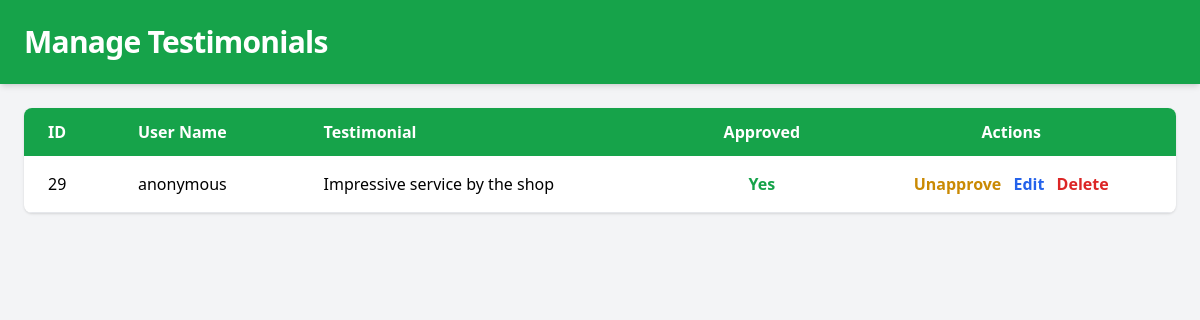
Screenshot of /admin/testimonials.php (signed in) with the database file from the repository.
### tables this page shows
CREATE TABLE `testimonials` (
  `id` int(11) NOT NULL,
  `user_name` varchar(100) NOT NULL,
  `testimonial` text NOT NULL,
  `approved` tinyint(1) DEFAULT 0,
  `created_at` timestamp NOT NULL DEFAULT current_timestamp()
);

### admin/testimonials.php (the view, shortened to what this page needs)
<?php
include '../db.php';
$stmt = $pdo->query("SELECT * FROM testimonials ORDER BY created_at DESC");
$testimonials = $stmt->fetchAll(PDO::FETCH_ASSOC);
?>
<!DOCTYPE html>
<html lang="en">
<head>
<script src="https://cdn.tailwindcss.com"></script>
</head>
 <header class="bg-green-600 text-white p-6 shadow-md sticky top-0 z-10">
    <h1 class="text-3xl font-extrabold tracking-tight">Manage Testimonials</h1>
  </header>
<body class="bg-gray-100 min-h-screen font-sans">
<div class="max-w-7xl mx-auto p-6">
  <table class="min-w-full bg-white shadow rounded-lg overflow-hidden max-w-5xl mx-auto">
    <thead class="bg-green-600 text-white">
      <tr>
        <th class="px-6 py-3 text-left">ID</th>
        <th class="px-6 py-3 text-left">User Name</th>
        <th class="px-6 py-3 text-left">Testimonial</th>
        <th class="px-6 py-3 text-center">Approved</th>
        <th class="px-6 py-3 text-center">Actions</th>
      </tr>
    </thead>
    <tbody>
      <?php foreach ($testimonials as $t): ?>
        <tr class="border-b hover:bg-green-50">
          <td class="px-6 py-4"><?= $t['id'] ?></td>
          <td class="px-6 py-4 max-w-xs truncate" title="<?= htmlspecialchars($t['user_name']) ?>"><?= htmlspecialchars($t['user_name']) ?></td>
          <td class="px-6 py-4 max-w-xl truncate" title="<?= htmlspecialchars($t['testimonial']) ?>"><?= nl2br(htmlspecialchars($t['testimonial'])) ?></td>
          <td class="px-6 py-4 text-center">
            <?= $t['approved'] ?
              '<span class="text-green-600 font-semibold">Yes</span>' :
              '<span class="text-red-600 font-semibold">No</span>' ?>
          </td>
          <td class="px-6 py-4 text-center space-x-2">
            <?php if (!$t['approved']): ?>
              <a href="?action=approve&id=<?= $t['id'] ?>" class="text-green-600 hover:underline font-semibold">Approve</a>
            <?php else: ?>
              <a href="?action=unapprove&id=<?= $t['id'] ?>" class="text-yellow-600 hover:underline font-semibold">Unapprove</a>
            <?php endif; ?>
            <button onclick="openEditModal(<?= htmlspecialchars(json_encode($t['id'])) ?>, '<?= htmlspecialchars(addslashes($t['user_name'])) ?>', '<?= htmlspecialchars(addslashes($t['testimonial'])) ?>')" class="text-blue-600 hover:underline font-semibold">Edit</button>
            <a href="?action=delete&id=<?= $t['id'] ?>" onclick="return confirm('Delete this testimonial?')" class="text-red-600 hover:underline font-semibold">Delete</a>
          </td>
        </tr>
      <?php endforeach; ?>
    </tbody>
  </table>
</div>
</body>
</html>

### rows the page displays
testimonials: id "29", user_name "anonymous", testimonial "Impressive service by the shop", approved "Yes"
